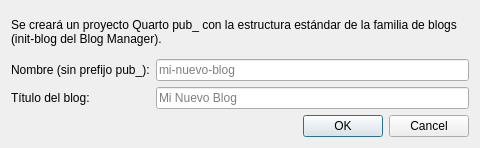
<?xml version="1.0" encoding="UTF-8"?>
<ui version="4.0">
 <class>NewBlogDialog</class>
 <widget class="QDialog" name="NewBlogDialog">
  <property name="windowTitle">
   <string>Crear nuevo blog — Quarto Studio</string>
  </property>
  <property name="minimumSize">
   <size><width>480</width><height>0</height></size>
  </property>
  <layout class="QVBoxLayout" name="layoutPrincipal">
   <item>
    <widget class="QLabel" name="etiquetaAyuda">
     <property name="text">
      <string>Se creará un proyecto Quarto pub_&lt;nombre&gt; con la estructura estándar de la familia de blogs (init-blog del Blog Manager).</string>
     </property>
     <property name="wordWrap"><bool>true</bool></property>
    </widget>
   </item>
   <item>
    <layout class="QFormLayout" name="formulario">
     <item row="0" column="0">
      <widget class="QLabel" name="etiquetaNombre">
       <property name="text"><string>Nombre (sin prefijo pub_):</string></property>
      </widget>
     </item>
     <item row="0" column="1">
      <widget class="QLineEdit" name="editorNombre">
       <property name="placeholderText"><string>mi-nuevo-blog</string></property>
      </widget>
     </item>
     <item row="1" column="0">
      <widget class="QLabel" name="etiquetaTitulo">
       <property name="text"><string>Título del blog:</string></property>
      </widget>
     </item>
     <item row="1" column="1">
      <widget class="QLineEdit" name="editorTitulo">
       <property name="placeholderText"><string>Mi Nuevo Blog</string></property>
      </widget>
     </item>
    </layout>
   </item>
   <item>
    <widget class="QDialogButtonBox" name="botones">
     <property name="standardButtons">
      <set>QDialogButtonBox::Cancel|QDialogButtonBox::Ok</set>
     </property>
    </widget>
   </item>
  </layout>
 </widget>
 <connections>
  <connection>
   <sender>botones</sender>
   <signal>accepted()</signal>
   <receiver>NewBlogDialog</receiver>
   <slot>accept()</slot>
  </connection>
  <connection>
   <sender>botones</sender>
   <signal>rejected()</signal>
   <receiver>NewBlogDialog</receiver>
   <slot>reject()</slot>
  </connection>
 </connections>
 <resources/>
</ui>
